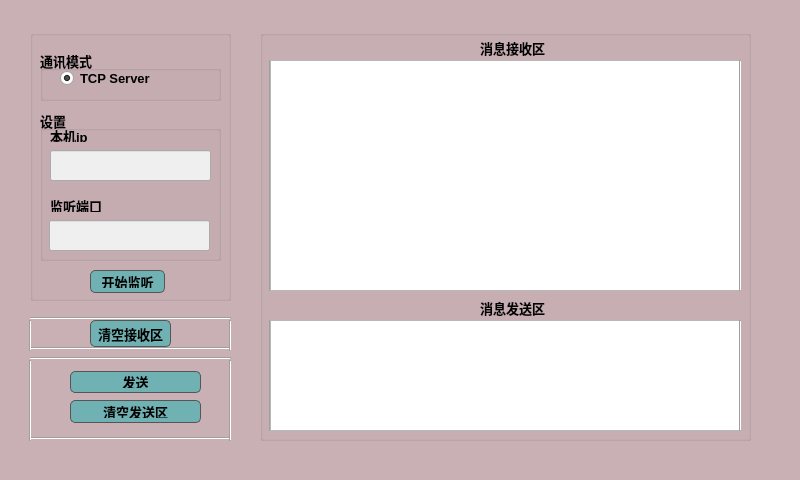
<?xml version="1.0" encoding="UTF-8"?>
<ui version="4.0">
 <class>QWifiPage</class>
 <widget class="QWidget" name="QWifiPage">
  <property name="geometry">
   <rect>
    <x>0</x>
    <y>0</y>
    <width>800</width>
    <height>480</height>
   </rect>
  </property>
  <property name="minimumSize">
   <size>
    <width>800</width>
    <height>480</height>
   </size>
  </property>
  <property name="maximumSize">
   <size>
    <width>800</width>
    <height>480</height>
   </size>
  </property>
  <property name="windowTitle">
   <string>Form</string>
  </property>
  <property name="styleSheet">
   <string notr="true">/* === QPushButton === */
QPushButton {
    border: 1px solid #555;
    padding: 4px;
    min-width: 65px;
    min-height: 12px;
	border-radius:5px;
	background-color:#70B1B3;
}

QPushButton:hover {
    background-color: #999;
}

QPushButton:pressed {
    background-color: #333;
    border-color: #555;
    color: #AAA;
}

QPushButton:disabled {
    color: #333333;
	background-color:#DBDBDB;
}</string>
  </property>
  <widget class="QLabel" name="label">
   <property name="geometry">
    <rect>
     <x>0</x>
     <y>0</y>
     <width>800</width>
     <height>480</height>
    </rect>
   </property>
   <property name="styleSheet">
    <string notr="true">background-color: rgb(200, 176, 181);</string>
   </property>
   <property name="text">
    <string/>
   </property>
  </widget>
  <widget class="QGroupBox" name="groupBox">
   <property name="geometry">
    <rect>
     <x>30</x>
     <y>30</y>
     <width>201</width>
     <height>271</height>
    </rect>
   </property>
   <property name="title">
    <string/>
   </property>
   <widget class="QGroupBox" name="groupBox_2">
    <property name="geometry">
     <rect>
      <x>10</x>
      <y>20</y>
      <width>181</width>
      <height>51</height>
     </rect>
    </property>
    <property name="font">
     <font>
      <pointsize>10</pointsize>
      <weight>75</weight>
      <bold>true</bold>
     </font>
    </property>
    <property name="title">
     <string>通讯模式</string>
    </property>
    <widget class="QRadioButton" name="radioButton">
     <property name="geometry">
      <rect>
       <x>20</x>
       <y>20</y>
       <width>111</width>
       <height>16</height>
      </rect>
     </property>
     <property name="font">
      <font>
       <pointsize>10</pointsize>
       <weight>75</weight>
       <bold>true</bold>
      </font>
     </property>
     <property name="text">
      <string>TCP Server</string>
     </property>
     <property name="checkable">
      <bool>true</bool>
     </property>
     <property name="checked">
      <bool>true</bool>
     </property>
    </widget>
   </widget>
   <widget class="QGroupBox" name="groupBox_3">
    <property name="geometry">
     <rect>
      <x>10</x>
      <y>80</y>
      <width>181</width>
      <height>151</height>
     </rect>
    </property>
    <property name="font">
     <font>
      <pointsize>10</pointsize>
      <weight>75</weight>
      <bold>true</bold>
     </font>
    </property>
    <property name="title">
     <string>设置</string>
    </property>
    <widget class="QLabel" name="label_2">
     <property name="geometry">
      <rect>
       <x>10</x>
       <y>20</y>
       <width>54</width>
       <height>12</height>
      </rect>
     </property>
     <property name="font">
      <font>
       <pointsize>10</pointsize>
       <weight>75</weight>
       <bold>true</bold>
      </font>
     </property>
     <property name="text">
      <string>本机ip</string>
     </property>
    </widget>
    <widget class="QLineEdit" name="le_ip">
     <property name="enabled">
      <bool>false</bool>
     </property>
     <property name="geometry">
      <rect>
       <x>10</x>
       <y>40</y>
       <width>161</width>
       <height>31</height>
      </rect>
     </property>
     <property name="font">
      <font>
       <pointsize>11</pointsize>
       <weight>75</weight>
       <bold>true</bold>
      </font>
     </property>
     <property name="alignment">
      <set>Qt::AlignCenter</set>
     </property>
     <property name="placeholderText">
      <string/>
     </property>
    </widget>
    <widget class="QLabel" name="label_3">
     <property name="geometry">
      <rect>
       <x>10</x>
       <y>90</y>
       <width>54</width>
       <height>12</height>
      </rect>
     </property>
     <property name="font">
      <font>
       <pointsize>10</pointsize>
       <weight>75</weight>
       <bold>true</bold>
      </font>
     </property>
     <property name="text">
      <string>监听端口</string>
     </property>
    </widget>
    <widget class="QLineEdit" name="le_port">
     <property name="enabled">
      <bool>false</bool>
     </property>
     <property name="geometry">
      <rect>
       <x>9</x>
       <y>110</y>
       <width>161</width>
       <height>31</height>
      </rect>
     </property>
     <property name="font">
      <font>
       <pointsize>11</pointsize>
       <weight>75</weight>
       <bold>true</bold>
      </font>
     </property>
     <property name="text">
      <string/>
     </property>
     <property name="alignment">
      <set>Qt::AlignCenter</set>
     </property>
     <property name="placeholderText">
      <string/>
     </property>
    </widget>
   </widget>
   <widget class="QPushButton" name="bt_listen">
    <property name="geometry">
     <rect>
      <x>60</x>
      <y>240</y>
      <width>75</width>
      <height>23</height>
     </rect>
    </property>
    <property name="font">
     <font>
      <pointsize>10</pointsize>
      <weight>75</weight>
      <bold>true</bold>
     </font>
    </property>
    <property name="text">
     <string>开始监听</string>
    </property>
   </widget>
  </widget>
  <widget class="QGroupBox" name="groupBox_4">
   <property name="geometry">
    <rect>
     <x>260</x>
     <y>30</y>
     <width>491</width>
     <height>411</height>
    </rect>
   </property>
   <property name="title">
    <string/>
   </property>
   <widget class="Line" name="line_2">
    <property name="geometry">
     <rect>
      <x>10</x>
      <y>390</y>
      <width>471</width>
      <height>16</height>
     </rect>
    </property>
    <property name="orientation">
     <enum>Qt::Horizontal</enum>
    </property>
   </widget>
   <widget class="Line" name="line_3">
    <property name="geometry">
     <rect>
      <x>0</x>
      <y>30</y>
      <width>20</width>
      <height>231</height>
     </rect>
    </property>
    <property name="orientation">
     <enum>Qt::Vertical</enum>
    </property>
   </widget>
   <widget class="Line" name="line_6">
    <property name="geometry">
     <rect>
      <x>0</x>
      <y>290</y>
      <width>20</width>
      <height>111</height>
     </rect>
    </property>
    <property name="orientation">
     <enum>Qt::Vertical</enum>
    </property>
   </widget>
   <widget class="Line" name="line_7">
    <property name="geometry">
     <rect>
      <x>470</x>
      <y>290</y>
      <width>20</width>
      <height>111</height>
     </rect>
    </property>
    <property name="orientation">
     <enum>Qt::Vertical</enum>
    </property>
   </widget>
   <widget class="QTextBrowser" name="textBrowser">
    <property name="geometry">
     <rect>
      <x>10</x>
      <y>30</y>
      <width>471</width>
      <height>231</height>
     </rect>
    </property>
    <property name="font">
     <font>
      <pointsize>10</pointsize>
     </font>
    </property>
   </widget>
   <widget class="Line" name="line_4">
    <property name="geometry">
     <rect>
      <x>470</x>
      <y>30</y>
      <width>20</width>
      <height>231</height>
     </rect>
    </property>
    <property name="orientation">
     <enum>Qt::Vertical</enum>
    </property>
   </widget>
   <widget class="QTextEdit" name="textEdit">
    <property name="geometry">
     <rect>
      <x>10</x>
      <y>290</y>
      <width>471</width>
      <height>111</height>
     </rect>
    </property>
   </widget>
   <widget class="Line" name="line_8">
    <property name="geometry">
     <rect>
      <x>470</x>
      <y>290</y>
      <width>20</width>
      <height>111</height>
     </rect>
    </property>
    <property name="orientation">
     <enum>Qt::Vertical</enum>
    </property>
   </widget>
   <widget class="QLabel" name="label_4">
    <property name="geometry">
     <rect>
      <x>220</x>
      <y>10</y>
      <width>111</width>
      <height>16</height>
     </rect>
    </property>
    <property name="font">
     <font>
      <pointsize>10</pointsize>
      <weight>75</weight>
      <bold>true</bold>
     </font>
    </property>
    <property name="text">
     <string>消息接收区</string>
    </property>
   </widget>
   <widget class="QLabel" name="label_5">
    <property name="geometry">
     <rect>
      <x>220</x>
      <y>270</y>
      <width>111</width>
      <height>16</height>
     </rect>
    </property>
    <property name="font">
     <font>
      <pointsize>10</pointsize>
      <weight>75</weight>
      <bold>true</bold>
     </font>
    </property>
    <property name="text">
     <string>消息发送区</string>
    </property>
   </widget>
  </widget>
  <widget class="Line" name="line">
   <property name="geometry">
    <rect>
     <x>30</x>
     <y>310</y>
     <width>201</width>
     <height>16</height>
    </rect>
   </property>
   <property name="orientation">
    <enum>Qt::Horizontal</enum>
   </property>
  </widget>
  <widget class="Line" name="line_5">
   <property name="geometry">
    <rect>
     <x>30</x>
     <y>340</y>
     <width>201</width>
     <height>16</height>
    </rect>
   </property>
   <property name="orientation">
    <enum>Qt::Horizontal</enum>
   </property>
  </widget>
  <widget class="Line" name="line_9">
   <property name="geometry">
    <rect>
     <x>20</x>
     <y>320</y>
     <width>20</width>
     <height>31</height>
    </rect>
   </property>
   <property name="orientation">
    <enum>Qt::Vertical</enum>
   </property>
  </widget>
  <widget class="Line" name="line_10">
   <property name="geometry">
    <rect>
     <x>220</x>
     <y>320</y>
     <width>20</width>
     <height>31</height>
    </rect>
   </property>
   <property name="orientation">
    <enum>Qt::Vertical</enum>
   </property>
  </widget>
  <widget class="QPushButton" name="bt_clean_recv">
   <property name="geometry">
    <rect>
     <x>90</x>
     <y>320</y>
     <width>81</width>
     <height>27</height>
    </rect>
   </property>
   <property name="font">
    <font>
     <pointsize>10</pointsize>
     <weight>75</weight>
     <bold>true</bold>
    </font>
   </property>
   <property name="text">
    <string>清空接收区</string>
   </property>
  </widget>
  <widget class="Line" name="line_11">
   <property name="geometry">
    <rect>
     <x>30</x>
     <y>350</y>
     <width>201</width>
     <height>16</height>
    </rect>
   </property>
   <property name="orientation">
    <enum>Qt::Horizontal</enum>
   </property>
  </widget>
  <widget class="Line" name="line_12">
   <property name="geometry">
    <rect>
     <x>30</x>
     <y>430</y>
     <width>201</width>
     <height>16</height>
    </rect>
   </property>
   <property name="orientation">
    <enum>Qt::Horizontal</enum>
   </property>
  </widget>
  <widget class="Line" name="line_13">
   <property name="geometry">
    <rect>
     <x>20</x>
     <y>360</y>
     <width>20</width>
     <height>81</height>
    </rect>
   </property>
   <property name="orientation">
    <enum>Qt::Vertical</enum>
   </property>
  </widget>
  <widget class="Line" name="line_14">
   <property name="geometry">
    <rect>
     <x>220</x>
     <y>360</y>
     <width>20</width>
     <height>81</height>
    </rect>
   </property>
   <property name="orientation">
    <enum>Qt::Vertical</enum>
   </property>
  </widget>
  <widget class="QPushButton" name="bt_send">
   <property name="geometry">
    <rect>
     <x>70</x>
     <y>371</y>
     <width>131</width>
     <height>22</height>
    </rect>
   </property>
   <property name="font">
    <font>
     <pointsize>10</pointsize>
     <weight>75</weight>
     <bold>true</bold>
    </font>
   </property>
   <property name="text">
    <string>发送</string>
   </property>
  </widget>
  <widget class="QPushButton" name="bt_clean_send">
   <property name="geometry">
    <rect>
     <x>70</x>
     <y>400</y>
     <width>131</width>
     <height>23</height>
    </rect>
   </property>
   <property name="font">
    <font>
     <pointsize>10</pointsize>
     <weight>75</weight>
     <bold>true</bold>
    </font>
   </property>
   <property name="text">
    <string>清空发送区</string>
   </property>
  </widget>
 </widget>
 <resources/>
 <connections/>
</ui>
